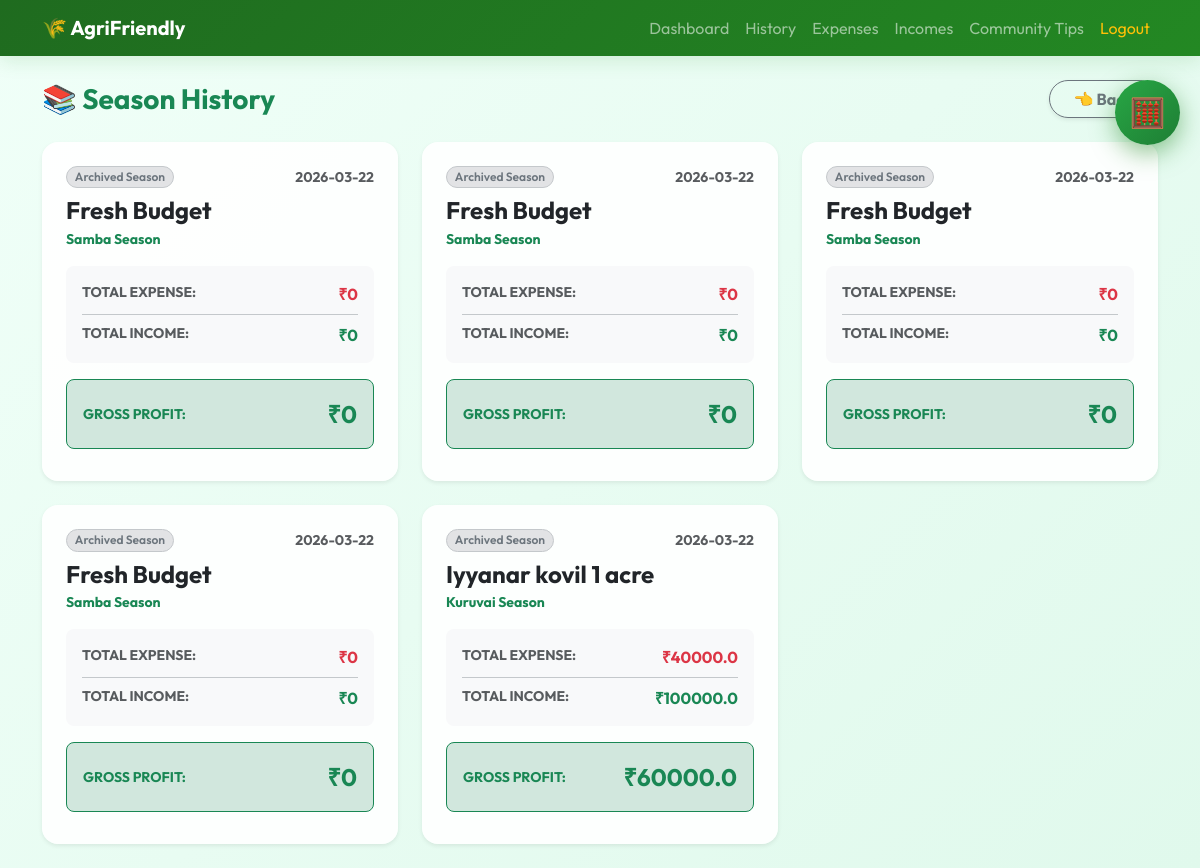
Screenshot of /history (signed in) with the database file from the repository.
### tables this page shows
CREATE TABLE budget
                 (id INTEGER PRIMARY KEY AUTOINCREMENT,
                  user_id INTEGER,
                  name TEXT,
                  season TEXT,
                  limit_amount REAL,
                  status TEXT DEFAULT 'active',
                  created_at TEXT);

### app.py (the view)
@app.route('/history')
@login_required
def history():
    budgets = query_db("SELECT * FROM budget WHERE user_id=? AND status='archived' ORDER BY id DESC", (request.user_id,))
    history_data = []
    for b in budgets:
        expenses = query_db("SELECT amount FROM expenses WHERE budget_id=?", (b[0],))
        incomes = query_db("SELECT amount FROM incomes WHERE budget_id=?", (b[0],))
        t_exp = sum([x[0] for x in expenses]) if expenses else 0
        t_inc = sum([x[0] for x in incomes]) if incomes else 0
        history_data.append({'budget': b, 'total_exp': t_exp, 'total_inc': t_inc, 'profit': t_inc - t_exp})
    return render_template("history.html", history_data=history_data)

### app.py (called while the page is built)
def decode_jwt(token):
    try:
        header_b64, payload_b64, signature_b64 = token.split(".")
        signing_input = f"{header_b64}.{payload_b64}"
        expected_sig = hmac.new(SECRET_KEY.encode(), signing_input.encode(), hashlib.sha256).digest()
        expected_sig_b64 = base64.urlsafe_b64encode(expected_sig).decode().rstrip("=")
        if not hmac.compare_digest(signature_b64, expected_sig_b64):
            return None
        payload_padded = payload_b64 + "=" * (4 - len(payload_b64) % 4)
        payload = json.loads(base64.urlsafe_b64decode(payload_padded).decode())
        if "exp" in payload and payload["exp"] < datetime.utcnow().timestamp():
            return None
        return payload
    except Exception:
        return None

def query_db(q, args=(), one=False, execute=False):
    conn = sqlite3.connect(DB_NAME)
    cur = conn.cursor()
    cur.execute(q, args)
    if execute:
        conn.commit()
        last_id = cur.lastrowid
        conn.close()
        return last_id
    rv = cur.fetchall()
    conn.commit()
    conn.close()
    return (rv[0] if rv else None) if one else rv

def login_required(f):
    @wraps(f)
    def decorated_function(*args, **kwargs):
        token = request.cookies.get("jwt_token")
        if not token:
            return redirect(url_for('login'))
        payload = decode_jwt(token)
        if not payload or "user_id" not in payload:
            return redirect(url_for('login'))
        request.user_id = payload["user_id"]
        request.username = payload.get("username", "Farmer")
        return f(*args, **kwargs)
    return decorated_function

### templates/history.html (shortened to what this page needs)
{% extends "base.html" %}
{% block content %}
<div class="row fade-in">
  <div class="col-12">
    <div class="d-flex justify-content-between align-items-center mb-4">
      <h3 class="fw-bold text-success mb-0">📚 Season History</h3>
      <a href="{{ url_for('dashboard') }}" class="btn btn-outline-secondary fw-bold rounded-pill px-4 shadow-sm">👈 Back</a>
    </div>
    {% if history_data %}
      <div class="row g-4">
        {% for item in history_data %}
        <div class="col-md-6 col-lg-4">
          <div class="card h-100 shadow-sm border-0 position-relative pb-3" style="border-radius: 16px; transition: transform 0.2s, box-shadow 0.2s;" onmouseover="this.style.transform='translateY(-5px)'; this.style.boxShadow='0 10px 20px rgba(0,0,0,0.1)';" onmouseout="this.style.transform='translateY(0)'; this.style.boxShadow='';">
            <div class="card-header border-0 pb-0 pt-4 px-4 bg-transparent">
               <div class="d-flex justify-content-between align-items-center mb-2">
                 <span class="badge bg-secondary-subtle text-secondary border border-secondary-subtle rounded-pill">Archived Season</span>
                 <small class="text-muted fw-bold">{{ item.budget[6][:10] if item.budget[6] else 'N/A' }}</small>
               </div>
               <h4 class="fw-bold text-dark mb-1">{{ item.budget[2] }}</h4>
               <p class="text-success fw-bold small mb-0">{{ item.budget[3] }} Season</p>
            </div>
            <div class="card-body px-4">
               <div class="p-3 bg-light rounded-3 mb-3">
                  <div class="d-flex justify-content-between pb-2 mb-2 border-bottom border-secondary-subtle">
                    <span class="text-muted fw-bold small text-uppercase">Total Expense:</span>
                    <span class="fw-bold text-danger">₹{{ item.total_exp }}</span>
                  </div>
                  <div class="d-flex justify-content-between">
                    <span class="text-muted fw-bold small text-uppercase">Total Income:</span>
                    <span class="fw-bold text-success">₹{{ item.total_inc }}</span>
                  </div>
               </div>
              <div class="d-flex justify-content-between {% if item.profit >= 0 %}bg-success-subtle border-success{% else %}bg-danger-subtle border-danger{% endif %} border p-3 rounded-3 align-items-center">
                <span class="fw-bold text-uppercase small {% if item.profit >= 0 %}text-success{% else %}text-danger{% endif %}">{% if item.profit >= 0 %}Gross Profit:{% else %}Net Loss:{% endif %}</span>
                <span class="fw-bold fs-4 {% if item.profit >= 0 %}text-success{% else %}text-danger{% endif %}">
                  ₹{{ item.profit if item.profit >= 0 else -item.profit }}
                </span>
              </div>
            </div>
          </div>
        </div>
        {% endfor %}
      </div>
    {% endif %}
  </div>
</div>
{% endblock %}

### static/style.css (style rules this page uses)
body { background: linear-gradient(135deg, #f0fff8, #e0f9ec); min-height: 100vh; color: #2b2b2b; font-family: 'Outfit', sans-serif; }
.card { border-radius: 16px; border: none; background: rgba(255, 255, 255, 0.9); backdrop-filter: blur(12px); transition: transform 0.3s cubic-bezier(0.25, 0.8, 0.25, 1), box-shadow 0.3s cubic-bezier(0.25, 0.8, 0.25, 1); box-shadow: 0 8px 30px rgba(0, 0, 0, 0.04); }
.btn { border-radius: 10px; font-weight: 600; transition: all 0.25s ease; }
.badge { font-weight: 600; border-radius: 8px; }
.fade-in { animation: fadeInUp 0.7s cubic-bezier(0.2, 0.8, 0.2, 1) both; }

### templates/base.html (style rules this page uses)
body { font-family: 'Outfit', sans-serif; }

### rows the page displays
budget: created_at "2026-03-22", name "Fresh Budget", season "Samba"
budget: created_at "2026-03-22", name "Fresh Budget", season "Samba"
budget: created_at "2026-03-22", name "Fresh Budget", season "Samba"
budget: created_at "2026-03-22", name "Fresh Budget", season "Samba"
budget: created_at "2026-03-22", name "Iyyanar kovil 1 acre", season "Kuruvai"

### other values shown
{{ item.total_exp }} "0" "0" "0" "0" "40000.0"
{{ item.total_inc }} "0" "0" "0" "0" "100000.0"
{{ item.profit if item.profit >= 0 else -item.profit }} "0" "0" "0" "0" "60000.0"
